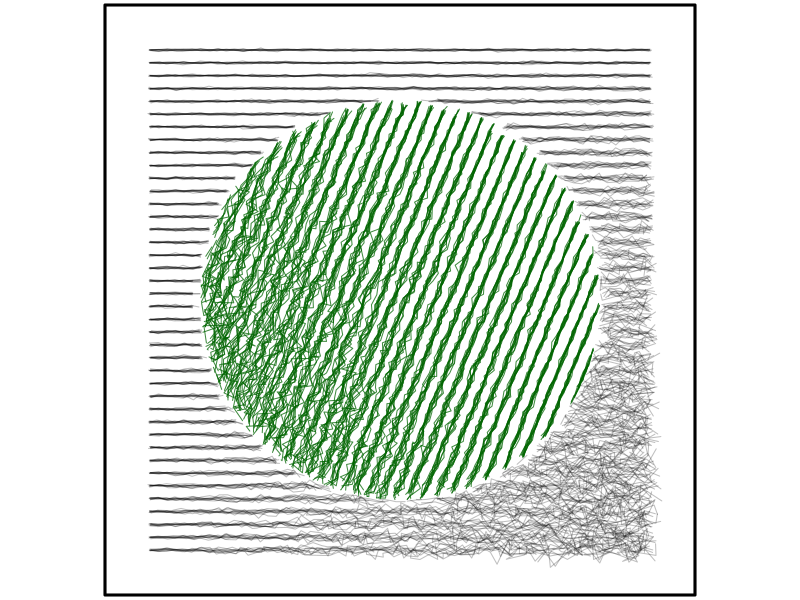

Write the R code that produced this figure.
n <- 10
inner_color = adjustcolor("darkgreen", alpha.f = 0.75)
outer_color = adjustcolor("black", alpha.f = 0.25)
n_lines <- 40
n_points_per_line <- n_lines * 1.5
min_coord <- -0.05
max_coord <- 1.05

axis_limits = c(-0.1, 1.1)
par(pty = "s", xaxs = "i", yaxs = "i", mar = rep(0, 4))
plot(NA, xlim = axis_limits, ylim = axis_limits, axes = FALSE, ann = FALSE)
for (i in seq_len(n)) {
    x <- matrix(
        rep(seq(0, 1, length.out = n_points_per_line), n_lines),
        ncol = n_lines
    )
    y <- matrix(
        rep(seq(0, 1, length.out = n_lines), n_points_per_line),
        nrow = n_points_per_line,
        byrow = TRUE
    )

    sd <- (x * y + 0.1) / 75
    x <- x + rnorm(length(x), 0, sd)
    y <- y + rnorm(length(y), 0, sd)
    x[x < min_coord] <- min_coord
    x[x > max_coord] <- max_coord
    y <- 1 - y
    y[y < min_coord] <- min_coord
    y[y > max_coord] <- max_coord

    center <- 0.5
    distance_limit <- 2/5
    inner <- sqrt((x - center)**2 + (y - center)**2) <= distance_limit
    outer <- !inner
    x_inner <- x
    x[inner] <- NA
    x_inner[outer] <- NA
    y_inner <- y
    y[inner] <- NA
    y_inner[outer] <- NA

    x_inner <- 1 - x_inner
    y_inner <- 1 - y_inner

    angle <- pi * 3 / 8
    x_inner_centered <- x_inner - center
    y_inner_centered <- y_inner - center
    x_inner <- x_inner_centered * cos(angle) - y_inner_centered * sin(angle) + center
    y_inner <- x_inner_centered * sin(angle) + y_inner_centered * cos(angle) + center

    for (k in seq_len(n_lines)) {
        lines(x[, k], y[, k], col = outer_color)
        lines(x_inner[, k], y_inner[, k], col = inner_color)
    }
}
border_min <- min_coord - 0.04
border_max <- max_coord + 0.04
rect(border_min, border_min, border_max, border_max, lwd = 3)

